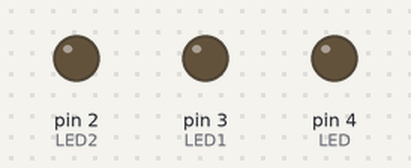
The sketch below on a simulated Arduino Uno, built with avr-gcc and run on an emulated ATmega328P. On the bench: output pins drawn as LEDs (lit = HIGH).

Above: at 0.5 s.
At 1.2 s:
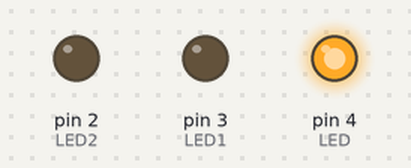
At 2.2 s:
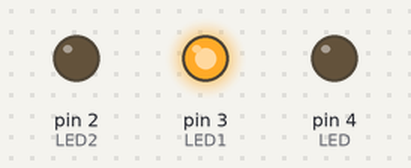
At 2.7 s:
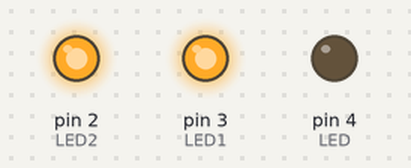
At 3.5 s:
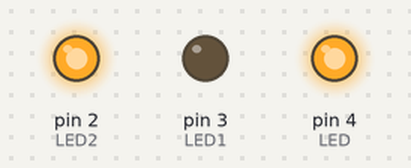
At 5.5 s:
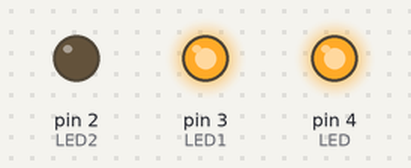
Timing chart, 0 to 6.5 s (numbered marks = the images above):
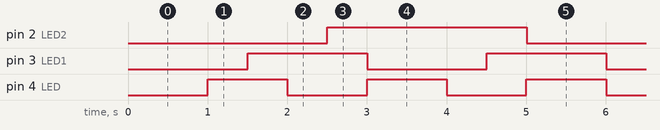

The sketch:

ExercicioTimer3Leds.ino
```cpp
#define LED PD4
#define LED1 PD3
#define LED2 PD2

int contador = 0;
int contador1 = 0;
int contador2 = 0;

ISR (TIMER0_OVF_vect) {
  if (contador == 977) {    // 1 segundo
    PORTD ^= (1 << LED);  // inverte o estado do LED
    contador = 0;
  }
  contador ++;

  if (contador1 == 1466) {    // 1.5 segundo
    PORTD ^= (1 << LED1);  // inverte o estado do LED1
    contador1 = 0;
  }
  contador1 ++;

  if (contador2 == 2443) {    // 2.5 segundo
    PORTD ^= (1 << LED2);  // inverte o estado do LED2
    contador2 = 0;
  }
  contador2++;
}

int main()
{
  DDRD |= (1 << LED);
  DDRD |= (1 << LED1);
  DDRD |= (1 << LED2);

  TCCR0A = 0;                          // modo normal
  TCCR0B = (1 << CS01) | (1 << CS00);  // 64 -> preescaler
  TIMSK0|= (1 << TOIE0);               // habilita interrupção no fim da contagem
  sei();                               // habilita interrupção global

  while (1) {

  }
}
```

Measured:
- by itself, pin 2 (LED2): alternates HIGH for 2.5 s and LOW for 2.5 s
- by itself, pin 3 (LED1): alternates HIGH for 1.5 s and LOW for 1.5 s
- by itself, pin 4 (LED): alternates HIGH for 1.0 s and LOW for 1.0 s
